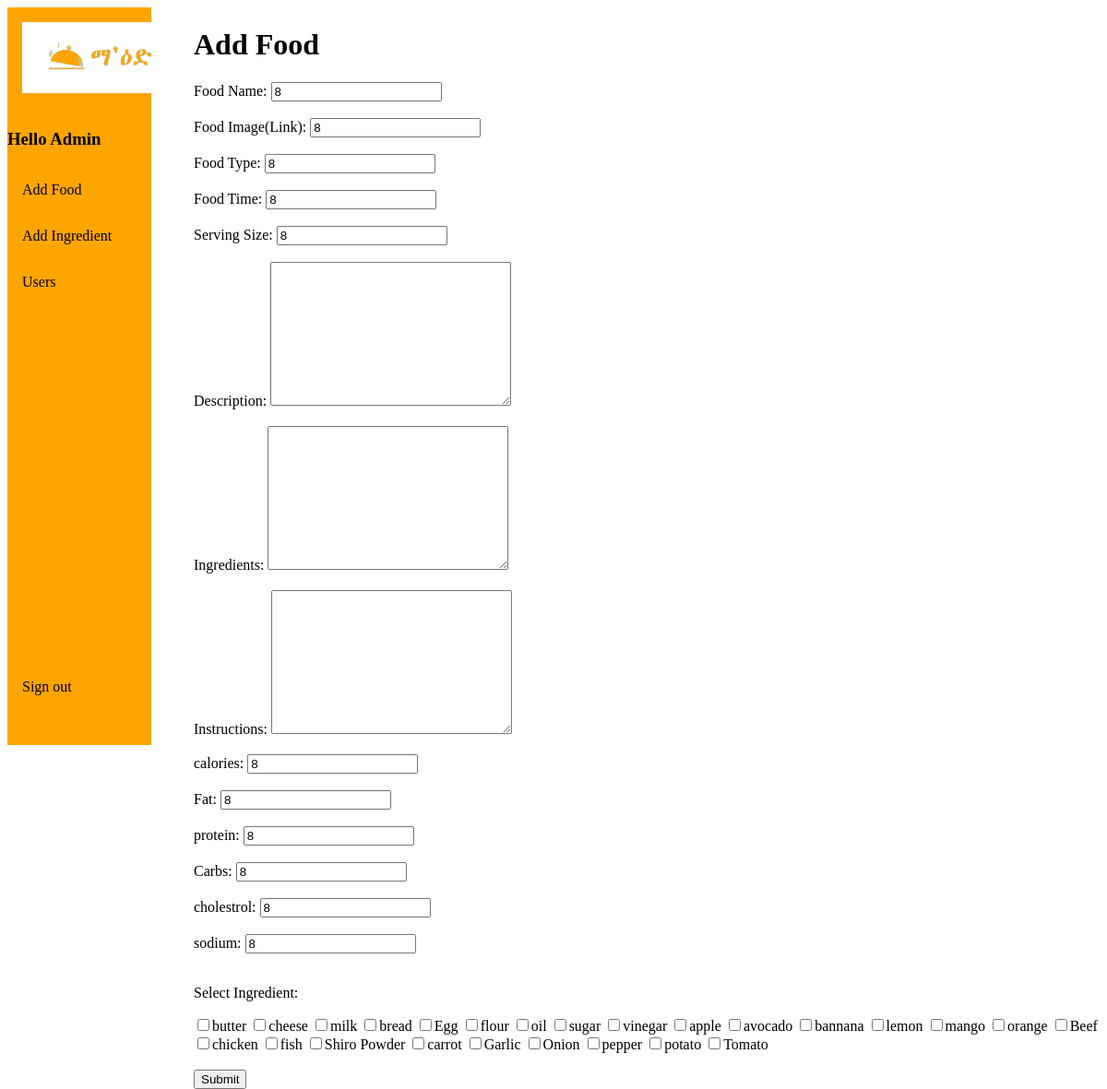
The app's page /admins/adminpage.php with its own data.
### tables this page shows
CREATE TABLE `ingredient` (
  `ingID` int(11) NOT NULL,
  `ingName` varchar(40) NOT NULL,
  `ingType` varchar(30) NOT NULL
);

### HTML/admins/adminpage.php (the view, shortened to what this page needs)
<!DOCTYPE html>
<html lang="en">
<head>
    <link rel="stylesheet" href="../../styles/adminpage.css">
</head>
<body>
    <div class="login">
        <div class="wrapper">
            <div class="sidebar">
                <section class="logo" id="logo">
                    <a href="home.php"> <img src="../../pics/Maed_logo1-removebg.png" alt="" /></a>
                </section>
                <h3>Hello Admin</h3>
                <div class="link">
                    <a id="addfood"> Add Food</a>
                    <a id="adding">Add Ingredient</a>
                    <a id="users"> Users</a>
                    <div class="footer">
                        <a href="">Sign out</a>
                    </div>
                </div>
            </div>
            <div id="addFoodPage">
                <h1>Add Food</h1>
                <form action="" method="post" autocomplete="off">
                    <label for="name">Food Name: </label>
                    <input type="text" name="name" id="name" value="8" />
                    <br>
                    <br>
                    <label for="foodimg">Food Image(Link): </label>
                    <input type="text" name="foodimg" id="foodimg" value="8" />
                    <br>
                    <br>
                    <label for="foodtype">Food Type: </label>
                    <input type="text" name="foodtype" id="foodtype" value="8" />
                    <br>
                    <br>
                    <label for="preptime">Food Time: </label>
                    <input type="text" name="preptime" id="preptime" value="8" />
                    <br>
                    <br>
                    <label for="servingsize">Serving Size: </label>
                    <input type="text" name="servingsize" id="servingsize" value="8" />
                    <br>
                    <br>
                    <label for="description">Description: </label>
                    <textarea name="description" id="description" cols="30" rows="10"></textarea>
                    <br>
                    <br>
                    <label for="ingredients">Ingredients: </label>
                    <textarea name="ingredients" id="ingredients" cols="30" rows="10"></textarea>
                    <br>
                    <br>
                    <label for="instructions">Instructions: </label>
                    <textarea name="instructions" id="instructions" cols=" 30" rows="10"></textarea>
                    <br>
                    <br>
                    <label for="calories">calories: </label>
                    <input type="text" name="calories" id="calories" value="8" />
                    <br>
                    <br>
                    <label for="fat">Fat: </label>
                    <input type="text" name="fat" id="fat" value="8" />
                    <br>
                    <br>
                    <label for="protein">protein: </label>
                    <input type="text" name="protein" id="protein" value="8" />
                    <br>
                    <br>
                    <label for="carbs">Carbs: </label>
                    <input type="text" name="carbs" id="carbs" value="8" />
                    <br>
                    <br>
                    <label for="cholestrol">cholestrol: </label>
                    <input type="text" name="cholestrol" id="cholestrol" value="8" />
                    <br>
                    <br>
                    <label for="sodium">sodium: </label>
                    <input type="text" name="sodium" id="sodium" value="8" />
                    <br>
                    <br>
                    <p>Select Ingredient:</p>
                    <?php
                    $con = mysqli_connect("localhost", "root", "", "maed");
                    $ing_query = "Select *from ingredient order by ingType,ingName";
                    $query_run = mysqli_query($con, $ing_query);
                    if (mysqli_num_rows($query_run) > 0) {
                        foreach ($query_run as $ing) {
                    ?>
                            <input type="checkbox" name="ingList[]" value="<?= $ing['ingName']; ?>" /><?= $ing['ingName']; ?>
                    <?php
                        }
                    } else {
                        echo '<p>No record found</p>';
                    }
                    ?>
                    <br>
                    <br>
                    <input type="submit" value="Submit" name="submit-food" />
                </form>
            </div>
        </div>
</body>
</html>

### Styles/adminpage.css (style rules this page uses)
.wrapper { display: grid; width: 100vw; grid-template-columns: 13% 87%; }
.sidebar { margin: 0; padding: 0; grid-column: 1/2; background-color: orange; height: 100vh; overflow: auto; }
.sidebar a { display: block; color: black; padding: 16px; text-decoration: none; }
.sidebar .logo a img { width: 10.5rem; align-self: center; background-color: white; }
.sidebar .link .footer { position: absolute; top: 90vh; width:12rem ; }
div#addFoodPage { display: block; margin-left: 30px; padding: 1px 16px; height: 100vh; }

### HTML/admins/adminpage.php (style rules this page uses)
input[type="checkbox"] { cursor: pointer; }

### records on screen
ingredient: ingName "butter"
ingredient: ingName "cheese"
ingredient: ingName "milk"
ingredient: ingName "bread"
ingredient: ingName "Egg"
ingredient: ingName "flour"
ingredient: ingName "oil"
ingredient: ingName "sugar"
ingredient: ingName "vinegar"
ingredient: ingName "apple"
ingredient: ingName "avocado"
ingredient: ingName "bannana"
ingredient: ingName "lemon"
ingredient: ingName "mango"
ingredient: ingName "orange"
ingredient: ingName "Beef"
ingredient: ingName "chicken"
ingredient: ingName "fish"
ingredient: ingName "Shiro Powder"
ingredient: ingName "carrot"
ingredient: ingName "Garlic"
ingredient: ingName "Onion"
ingredient: ingName "pepper"
ingredient: ingName "potato"
ingredient: ingName "Tomato"
